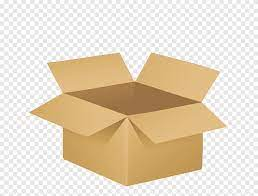
#> input picture my learning/ImageQuery/box.jpg, 258 x 196 px, found by its file name; the run also reads 1 picture not shown here
$ python objIdentification.py
#> lines starting #> are read from the running program, lines starting #| are printed output that depends on the picture
from sys import flags
import cv2
from cv2 import imread
import numpy as np
img1=imread("ImageQuery/box.jpg",0)#0---> use for gray scale
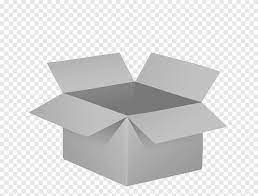
#> img1: shape (196, 258); min 97, max 255, mean 217.3
img2=imread("ImageTrain/box.jpg",0)

# orb = cv2.ORB_create(nfeatures=1000)#---> by default there is 500 matches you are increasing the matches
orb = cv2.ORB_create()

kp1, des1 = orb.detectAndCompute(img1, None)
#> kp1 = 200 keypoints; strongest (x, y, size): (135, 79, 31), (63, 157, 31), (134, 79, 37.2), (31, 111, 31)
kp2, des2 = orb.detectAndCompute(img2, None)
#> kp2 has the same summary as kp1

# print(des1)
# print(des1[0])
print(len(des1[0]))
#| 32
print(des1.shape) #(200,32) --> means finding 200 features in image, and describe it in 32 values
#| (200, 32)

img1Kp1 = cv2.drawKeypoints(img1, kp1, None)
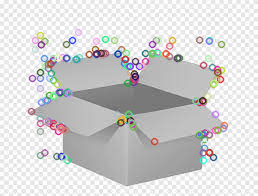
#> img1Kp1: shape (196, 258, 3); mean of channels 0, 1, 2 212.1, 211.7, 211.8; drawn as R, G, B
img2Kp2 = cv2.drawKeypoints(img2, kp2, None)
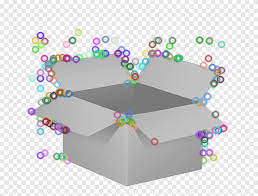
#> img2Kp2: shape (196, 258, 3); mean of channels 0, 1, 2 211.4, 211.7, 212.1; drawn as R, G, B

bf = cv2.BFMatcher()
matches=bf.knnMatch(des1,des2,k=2)
#> matches = 200 matches
good=[]
for m,n in matches:
    if m.distance<0.75*n.distance:
        good.append([m])
#> after the loop, good = 200 matches

print(len(good))
#| 200

img3=cv2.drawMatchesKnn(img1,kp1,img2,kp2,good,None,flags=2)
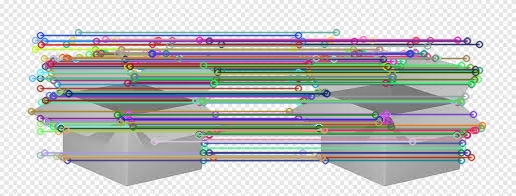
#> img3: shape (196, 516, 3); mean of channels 0, 1, 2 189.6, 190.7, 189.9; drawn as R, G, B


# [4 lines of commented-out code are left out]
cv2.imshow("img3",img3)
cv2.waitKey(0)
